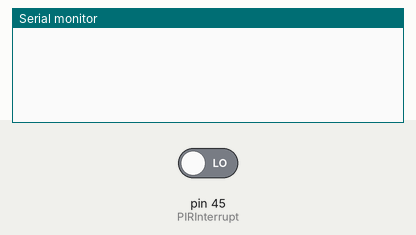
Recording of a sketch running on a simulated Arduino Mega 2560, built with avr-gcc and run on an emulated ATmega2560. On the bench: the last lines printed to the serial monitor. The test bench sets the inputs (shaded band); at power-on: pin 45 (PIRInterrupt) LOW.

Above: at 1.2 s.
1.3 s: pin 45 (PIRInterrupt) driven HIGH
At 2.1 s:
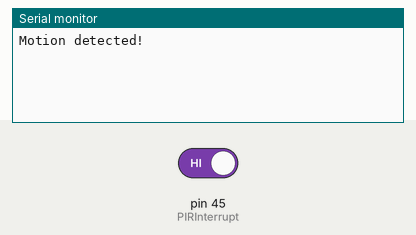
2.8 s: pin 45 (PIRInterrupt) driven LOW
At 3.2 s:
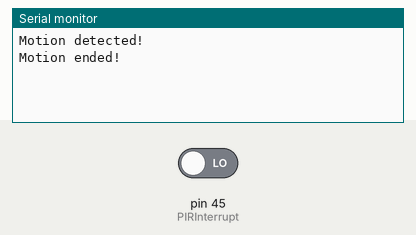

Measured:
- after the input at 1.3 s, the serial monitor: prints a new line at once (image 1)
- after the input at 2.8 s, the serial monitor: prints a new line at once (image 2)

The sketch:

sketch_feb27b.ino
```cpp
#include <Stepper.h>
#include <LiquidCrystal.h>

// Relay pin is controlled with D8. The active wire is connected to Normally Closed and common
int relay = 7;
volatile byte relayState = LOW;

// PIR Motion Sensor is connected to D2.
int PIRInterrupt = 45;
int pirState = LOW;
int val = 0;

// LDR pin is connected to Analog 0
int LDRPin = 43;
// LDR value is stored on LDR reading
int LDRReading;
// LDR Threshold value
int LDRThreshold = 0;

// MOTOR STEPPER
const int StepperMaxRPM = 100;
const int stepsPerRevolution = 200;  // change this to fit the number of steps per revolution
// for your motor
// initialize the stepper library on pins 8 through 11:
Stepper myStepper(stepsPerRevolution, 47, 51, 49, 53);

// LIMIT SWITCHES
const int ForwardLimitSwitchPin = 23;
const int ReverseLimitSwitchPin = 25;

// LCD + A = 3.3v and K = GND
const int rs = 12, en = 11, d4 = 5, d5 = 4, d6 = 3, d7 = 2;
LiquidCrystal lcd(rs, en, d4, d5, d6, d7);

// Timer Variables
long lastDebounceTime = 0;
long debounceDelay = 10000;

void setup() {
  pinMode(PIRInterrupt, INPUT);
  digitalWrite(relay, HIGH);
  Serial.begin(9600);
}

void loop(){
  val = digitalRead(PIRInterrupt);  // read input value
  if (val == HIGH) {            // check if the input is HIGH

 //   digitalWrite(ledPin, HIGH);  // turn LED ON
    if (pirState == LOW) {
      // we have just turned on
      Serial.println("Motion detected!");
      // We only want to print on the output change, not state
      pirState = HIGH;
    }
  } else {
//    digitalWrite(ledPin, LOW); // turn LED OFF
    if (pirState == HIGH){
      // we have just turned of
      Serial.println("Motion ended!");
      // We only want to print on the output change, not state
      pirState = LOW;
    }
  }
}
```
